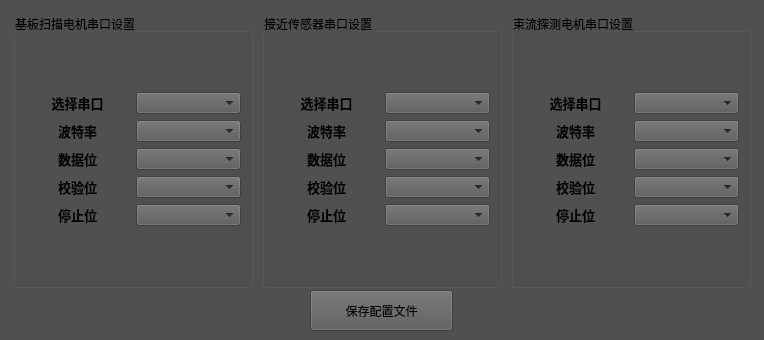
<?xml version="1.0" encoding="UTF-8"?>
<ui version="4.0">
 <class>SerialPortSet</class>
 <widget class="QWidget" name="SerialPortSet">
  <property name="geometry">
   <rect>
    <x>0</x>
    <y>0</y>
    <width>764</width>
    <height>340</height>
   </rect>
  </property>
  <property name="windowTitle">
   <string>扫描串口设置</string>
  </property>
  <property name="styleSheet">
   <string notr="true">background-color: rgb(80, 80, 80)</string>
  </property>
  <widget class="QPushButton" name="saveSerialConfigButton">
   <property name="geometry">
    <rect>
     <x>310</x>
     <y>290</y>
     <width>143</width>
     <height>41</height>
    </rect>
   </property>
   <property name="styleSheet">
    <string notr="true">font: 11pt &quot;Adobe Devanagari&quot;;
background-color: rgb(90, 90, 90)</string>
   </property>
   <property name="text">
    <string>保存配置文件</string>
   </property>
  </widget>
  <widget class="QGroupBox" name="groupBox">
   <property name="geometry">
    <rect>
     <x>13</x>
     <y>13</y>
     <width>240</width>
     <height>275</height>
    </rect>
   </property>
   <property name="minimumSize">
    <size>
     <width>240</width>
     <height>275</height>
    </size>
   </property>
   <property name="styleSheet">
    <string notr="true">font: 9pt &quot;Adobe Devanagari&quot;;</string>
   </property>
   <property name="title">
    <string>基板扫描电机串口设置</string>
   </property>
   <layout class="QVBoxLayout" name="verticalLayout">
    <item>
     <layout class="QGridLayout" name="gridLayout">
      <item row="3" column="0">
       <widget class="QLabel" name="chooseMotorParity">
        <property name="text">
         <string>&lt;html&gt;&lt;head/&gt;&lt;body&gt;&lt;p align=&quot;center&quot;&gt;&lt;span style=&quot; font-size:10pt; font-weight:600;&quot;&gt;校验位&lt;/span&gt;&lt;/p&gt;&lt;/body&gt;&lt;/html&gt;</string>
        </property>
       </widget>
      </item>
      <item row="3" column="1">
       <widget class="QComboBox" name="chooseMotorParitycomboBox">
        <property name="styleSheet">
         <string notr="true">font: 12pt &quot;Adobe Devanagari&quot;;
background-color: rgb(90, 90, 90)</string>
        </property>
        <property name="editable">
         <bool>false</bool>
        </property>
       </widget>
      </item>
      <item row="0" column="1">
       <widget class="QComboBox" name="chooseMotorPortcomboBox">
        <property name="styleSheet">
         <string notr="true">font: 12pt &quot;Adobe Devanagari&quot;;
background-color: rgb(90, 90, 90)</string>
        </property>
        <property name="editable">
         <bool>false</bool>
        </property>
        <property name="currentIndex">
         <number>-1</number>
        </property>
       </widget>
      </item>
      <item row="1" column="0">
       <widget class="QLabel" name="chooseMotorBaudrate">
        <property name="text">
         <string>&lt;html&gt;&lt;head/&gt;&lt;body&gt;&lt;p align=&quot;center&quot;&gt;&lt;span style=&quot; font-size:10pt; font-weight:600;&quot;&gt;波特率&lt;/span&gt;&lt;/p&gt;&lt;/body&gt;&lt;/html&gt;</string>
        </property>
       </widget>
      </item>
      <item row="2" column="0">
       <widget class="QLabel" name="chooseMotorByteSize">
        <property name="text">
         <string>&lt;html&gt;&lt;head/&gt;&lt;body&gt;&lt;p align=&quot;center&quot;&gt;&lt;span style=&quot; font-size:10pt; font-weight:600;&quot;&gt;数据位&lt;/span&gt;&lt;/p&gt;&lt;/body&gt;&lt;/html&gt;</string>
        </property>
       </widget>
      </item>
      <item row="1" column="1">
       <widget class="QComboBox" name="chooseMotorBaudratecomboBox">
        <property name="styleSheet">
         <string notr="true">font: 12pt &quot;Adobe Devanagari&quot;;
background-color: rgb(90, 90, 90)</string>
        </property>
        <property name="editable">
         <bool>false</bool>
        </property>
       </widget>
      </item>
      <item row="2" column="1">
       <widget class="QComboBox" name="chooseMotorByteSizecomboBox">
        <property name="styleSheet">
         <string notr="true">font: 12pt &quot;Adobe Devanagari&quot;;
background-color: rgb(90, 90, 90)</string>
        </property>
        <property name="editable">
         <bool>false</bool>
        </property>
       </widget>
      </item>
      <item row="4" column="1">
       <widget class="QComboBox" name="chooseMotorStopBytescomboBox">
        <property name="styleSheet">
         <string notr="true">font: 12pt &quot;Adobe Devanagari&quot;;
background-color: rgb(90, 90, 90)</string>
        </property>
        <property name="editable">
         <bool>false</bool>
        </property>
       </widget>
      </item>
      <item row="0" column="0">
       <widget class="QLabel" name="chooseMotorPort">
        <property name="text">
         <string>&lt;html&gt;&lt;head/&gt;&lt;body&gt;&lt;p align=&quot;center&quot;&gt;&lt;span style=&quot; font-size:10pt; font-weight:600;&quot;&gt;选择串口&lt;/span&gt;&lt;/p&gt;&lt;/body&gt;&lt;/html&gt;</string>
        </property>
       </widget>
      </item>
      <item row="4" column="0">
       <widget class="QLabel" name="chooseMotorStopBytes">
        <property name="text">
         <string>&lt;html&gt;&lt;head/&gt;&lt;body&gt;&lt;p align=&quot;center&quot;&gt;&lt;span style=&quot; font-size:10pt; font-weight:600;&quot;&gt;停止位&lt;/span&gt;&lt;/p&gt;&lt;/body&gt;&lt;/html&gt;</string>
        </property>
       </widget>
      </item>
     </layout>
    </item>
   </layout>
  </widget>
  <widget class="QGroupBox" name="groupBox_4">
   <property name="geometry">
    <rect>
     <x>262</x>
     <y>13</y>
     <width>240</width>
     <height>275</height>
    </rect>
   </property>
   <property name="styleSheet">
    <string notr="true">font: 9pt &quot;Adobe Devanagari&quot;;</string>
   </property>
   <property name="title">
    <string>接近传感器串口设置</string>
   </property>
   <layout class="QVBoxLayout" name="verticalLayout_2">
    <item>
     <layout class="QGridLayout" name="gridLayout_4">
      <item row="0" column="0">
       <widget class="QLabel" name="chooseSensorPort">
        <property name="text">
         <string>&lt;html&gt;&lt;head/&gt;&lt;body&gt;&lt;p align=&quot;center&quot;&gt;&lt;span style=&quot; font-size:10pt; font-weight:600;&quot;&gt;选择串口&lt;/span&gt;&lt;/p&gt;&lt;/body&gt;&lt;/html&gt;</string>
        </property>
       </widget>
      </item>
      <item row="0" column="1">
       <widget class="QComboBox" name="chooseSensorPortcomboBox">
        <property name="styleSheet">
         <string notr="true">font: 12pt &quot;Adobe Devanagari&quot;;
background-color: rgb(90, 90, 90)</string>
        </property>
        <property name="editable">
         <bool>false</bool>
        </property>
        <property name="currentIndex">
         <number>-1</number>
        </property>
       </widget>
      </item>
      <item row="1" column="1">
       <widget class="QComboBox" name="chooseSensorBaudratecomboBox">
        <property name="styleSheet">
         <string notr="true">font: 12pt &quot;Adobe Devanagari&quot;;
background-color: rgb(90, 90, 90)</string>
        </property>
        <property name="editable">
         <bool>false</bool>
        </property>
       </widget>
      </item>
      <item row="2" column="0">
       <widget class="QLabel" name="chooseSensorByteSize">
        <property name="text">
         <string>&lt;html&gt;&lt;head/&gt;&lt;body&gt;&lt;p align=&quot;center&quot;&gt;&lt;span style=&quot; font-size:10pt; font-weight:600;&quot;&gt;数据位&lt;/span&gt;&lt;/p&gt;&lt;/body&gt;&lt;/html&gt;</string>
        </property>
       </widget>
      </item>
      <item row="1" column="0">
       <widget class="QLabel" name="chooseSensorBaudrate">
        <property name="text">
         <string>&lt;html&gt;&lt;head/&gt;&lt;body&gt;&lt;p align=&quot;center&quot;&gt;&lt;span style=&quot; font-size:10pt; font-weight:600;&quot;&gt;波特率&lt;/span&gt;&lt;/p&gt;&lt;/body&gt;&lt;/html&gt;</string>
        </property>
       </widget>
      </item>
      <item row="2" column="1">
       <widget class="QComboBox" name="chooseSensorByteSizecomboBox">
        <property name="styleSheet">
         <string notr="true">font: 12pt &quot;Adobe Devanagari&quot;;
background-color: rgb(90, 90, 90)</string>
        </property>
        <property name="editable">
         <bool>false</bool>
        </property>
       </widget>
      </item>
      <item row="4" column="0">
       <widget class="QLabel" name="chooseSensorStopBytes">
        <property name="text">
         <string>&lt;html&gt;&lt;head/&gt;&lt;body&gt;&lt;p align=&quot;center&quot;&gt;&lt;span style=&quot; font-size:10pt; font-weight:600;&quot;&gt;停止位&lt;/span&gt;&lt;/p&gt;&lt;/body&gt;&lt;/html&gt;</string>
        </property>
       </widget>
      </item>
      <item row="3" column="0">
       <widget class="QLabel" name="chooseSensorParity">
        <property name="text">
         <string>&lt;html&gt;&lt;head/&gt;&lt;body&gt;&lt;p align=&quot;center&quot;&gt;&lt;span style=&quot; font-size:10pt; font-weight:600;&quot;&gt;校验位&lt;/span&gt;&lt;/p&gt;&lt;/body&gt;&lt;/html&gt;</string>
        </property>
       </widget>
      </item>
      <item row="4" column="1">
       <widget class="QComboBox" name="chooseSensorStopBytescomboBox">
        <property name="styleSheet">
         <string notr="true">font: 12pt &quot;Adobe Devanagari&quot;;
background-color: rgb(90, 90, 90)</string>
        </property>
        <property name="editable">
         <bool>false</bool>
        </property>
       </widget>
      </item>
      <item row="3" column="1">
       <widget class="QComboBox" name="chooseSensorParitycomboBox">
        <property name="styleSheet">
         <string notr="true">font: 12pt &quot;Adobe Devanagari&quot;;
background-color: rgb(90, 90, 90)</string>
        </property>
        <property name="editable">
         <bool>false</bool>
        </property>
       </widget>
      </item>
     </layout>
    </item>
   </layout>
  </widget>
  <widget class="QGroupBox" name="groupBox_6">
   <property name="geometry">
    <rect>
     <x>511</x>
     <y>13</y>
     <width>240</width>
     <height>275</height>
    </rect>
   </property>
   <property name="styleSheet">
    <string notr="true">font: 9pt &quot;Adobe Devanagari&quot;;</string>
   </property>
   <property name="title">
    <string>束流探测电机串口设置</string>
   </property>
   <layout class="QVBoxLayout" name="verticalLayout_3">
    <item>
     <layout class="QGridLayout" name="gridLayout_6">
      <item row="0" column="1">
       <widget class="QComboBox" name="chooseMotorPortcomboBox_3">
        <property name="styleSheet">
         <string notr="true">font: 12pt &quot;Adobe Devanagari&quot;;
background-color: rgb(90, 90, 90)</string>
        </property>
        <property name="editable">
         <bool>false</bool>
        </property>
        <property name="currentIndex">
         <number>-1</number>
        </property>
       </widget>
      </item>
      <item row="2" column="0">
       <widget class="QLabel" name="chooseMotorByteSize_3">
        <property name="text">
         <string>&lt;html&gt;&lt;head/&gt;&lt;body&gt;&lt;p align=&quot;center&quot;&gt;&lt;span style=&quot; font-size:10pt; font-weight:600;&quot;&gt;数据位&lt;/span&gt;&lt;/p&gt;&lt;/body&gt;&lt;/html&gt;</string>
        </property>
       </widget>
      </item>
      <item row="0" column="0">
       <widget class="QLabel" name="chooseMotorPort_3">
        <property name="text">
         <string>&lt;html&gt;&lt;head/&gt;&lt;body&gt;&lt;p align=&quot;center&quot;&gt;&lt;span style=&quot; font-size:10pt; font-weight:600;&quot;&gt;选择串口&lt;/span&gt;&lt;/p&gt;&lt;/body&gt;&lt;/html&gt;</string>
        </property>
       </widget>
      </item>
      <item row="1" column="1">
       <widget class="QComboBox" name="chooseMotorBaudratecomboBox_3">
        <property name="styleSheet">
         <string notr="true">font: 12pt &quot;Adobe Devanagari&quot;;
background-color: rgb(90, 90, 90)</string>
        </property>
        <property name="editable">
         <bool>false</bool>
        </property>
       </widget>
      </item>
      <item row="4" column="0">
       <widget class="QLabel" name="chooseMotorStopBytes_3">
        <property name="text">
         <string>&lt;html&gt;&lt;head/&gt;&lt;body&gt;&lt;p align=&quot;center&quot;&gt;&lt;span style=&quot; font-size:10pt; font-weight:600;&quot;&gt;停止位&lt;/span&gt;&lt;/p&gt;&lt;/body&gt;&lt;/html&gt;</string>
        </property>
       </widget>
      </item>
      <item row="4" column="1">
       <widget class="QComboBox" name="chooseMotorStopBytescomboBox_3">
        <property name="styleSheet">
         <string notr="true">font: 12pt &quot;Adobe Devanagari&quot;;
background-color: rgb(90, 90, 90)</string>
        </property>
        <property name="editable">
         <bool>false</bool>
        </property>
       </widget>
      </item>
      <item row="1" column="0">
       <widget class="QLabel" name="chooseMotorBaudrate_3">
        <property name="text">
         <string>&lt;html&gt;&lt;head/&gt;&lt;body&gt;&lt;p align=&quot;center&quot;&gt;&lt;span style=&quot; font-size:10pt; font-weight:600;&quot;&gt;波特率&lt;/span&gt;&lt;/p&gt;&lt;/body&gt;&lt;/html&gt;</string>
        </property>
       </widget>
      </item>
      <item row="3" column="0">
       <widget class="QLabel" name="chooseMotorParity_3">
        <property name="text">
         <string>&lt;html&gt;&lt;head/&gt;&lt;body&gt;&lt;p align=&quot;center&quot;&gt;&lt;span style=&quot; font-size:10pt; font-weight:600;&quot;&gt;校验位&lt;/span&gt;&lt;/p&gt;&lt;/body&gt;&lt;/html&gt;</string>
        </property>
       </widget>
      </item>
      <item row="3" column="1">
       <widget class="QComboBox" name="chooseMotorParitycomboBox_3">
        <property name="styleSheet">
         <string notr="true">font: 12pt &quot;Adobe Devanagari&quot;;
background-color: rgb(90, 90, 90)</string>
        </property>
        <property name="editable">
         <bool>false</bool>
        </property>
       </widget>
      </item>
      <item row="2" column="1">
       <widget class="QComboBox" name="chooseMotorByteSizecomboBox_3">
        <property name="styleSheet">
         <string notr="true">font: 12pt &quot;Adobe Devanagari&quot;;
background-color: rgb(90, 90, 90)</string>
        </property>
        <property name="editable">
         <bool>false</bool>
        </property>
       </widget>
      </item>
     </layout>
    </item>
   </layout>
  </widget>
 </widget>
 <resources/>
 <connections/>
</ui>
